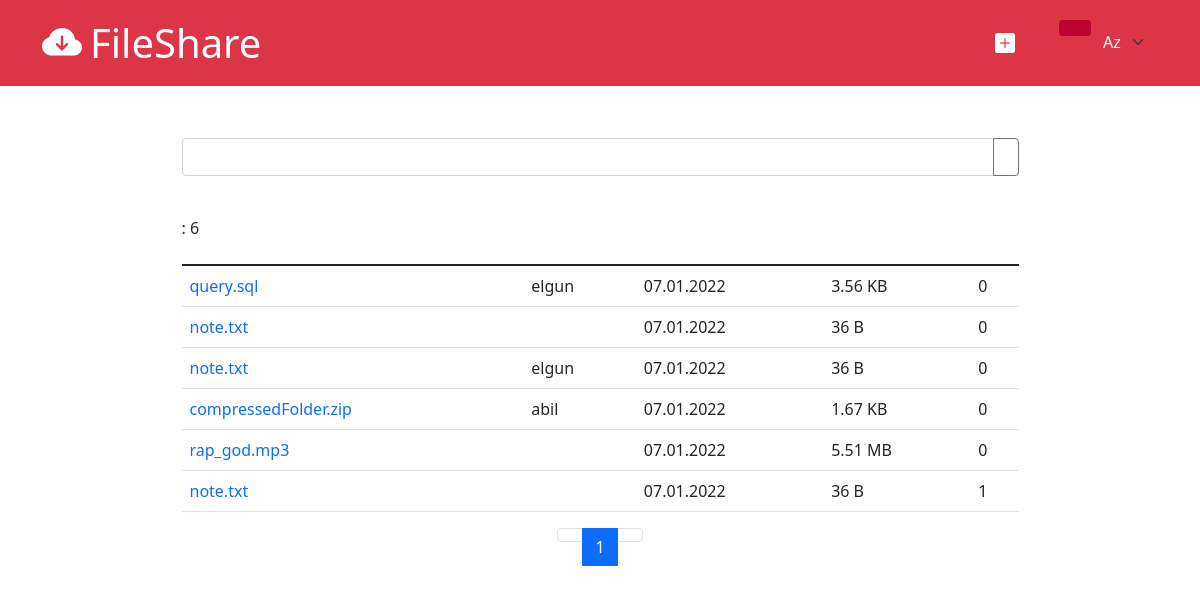
Page /files/all on the committed database.
### tables this page shows
CREATE TABLE `fileinfo` (
  `id` int(11) NOT NULL,
  `file_id` int(11) NOT NULL,
  `storage_id` int(11) DEFAULT NULL,
  `download_count` int(11) NOT NULL DEFAULT 0,
  `status` int(11) NOT NULL DEFAULT 0,
  `old_status` int(11) DEFAULT NULL,
  `password` varchar(255) DEFAULT NULL,
  `description` varchar(255) DEFAULT NULL
);

CREATE TABLE `file` (
  `id` int(11) NOT NULL,
  `name` varchar(255) NOT NULL,
  `path` varchar(255) NOT NULL,
  `size` varchar(255) NOT NULL,
  `created_at` datetime NOT NULL DEFAULT current_timestamp(),
  `type` varchar(255) NOT NULL
);

CREATE TABLE `user` (
  `id` int(11) NOT NULL,
  `name` varchar(255) NOT NULL,
  `username` varchar(255) NOT NULL,
  `email` varchar(255) NOT NULL,
  `password` varchar(255) NOT NULL,
  `birthdate` datetime DEFAULT NULL,
  `gender` int(11) DEFAULT NULL,
  `created_at` datetime NOT NULL DEFAULT current_timestamp(),
  `status` int(11) NOT NULL
);

### app/controllers/Files.php (called while the page is built, shortened)
<?php
    class Files extends Controller{
        protected FileInfo $fileInfoModel;
        public function __construct()
        {
            $this->fileInfoModel = $this->model('FileInfo');
        }
        public function all($pageNo = 1){
            $start = ($pageNo - 1) * 10;
            if($_SERVER['REQUEST_METHOD'] == 'POST'){
                $_POST = filter_input_array(INPUT_POST, FILTER_SANITIZE_STRING);
                $result = $this->fileInfoModel->getFileInfosByNameAndMode($_POST['search'], [$start, 10], FileHelper::FILE_ATTR_PUBLIC);
                $result['search'] = $_POST['search'];
            }else{
                $start = ($pageNo - 1) * 10;
                $result = $this->fileInfoModel->getFileInfosByMode([$start, $start + 10], FileHelper::FILE_ATTR_PUBLIC);
            }
            $idArr = ModelHelper::getAllUserFileId($result['files']);
            if(count($idArr) > 0){
                $detailedResult = $this->fileInfoModel->getAllFileInfoUserDetailById($idArr);
                $result['files'] = ModelHelper::mergeFileInfoArr($result['files'], $detailedResult);
            }
            $content = FileHelper::getPageContentByLang('files/all', Core::$lang);
            $result['page_no'] = $pageNo;
            $result['content'] = $content;
            $this->view('files/all', $result);
        }
    }

### app/libraries/Core.php (called while the page is built, shortened)
<?php
    class Core{
        protected $currentMethod = 'index';
        protected $params = [];
        public function __construct()
        {
            $url = $this->getUrl();
            $index = 0;
            if(isset($url[$index]) && file_exists('../app/controllers/' . $url[$index] . '.php')){
                unset($url[$index]);
                $index++;
            }
            $this->currentController = new $this->currentController;
            if(isset($url[$index])){
                if(method_exists($this->currentController, $url[$index])){
                    $this->currentMethod = $url[$index];
                    unset($url[$index]);
                }
                $this->params = $url ? array_values($url) : [];
            }
            call_user_func_array([ $this->currentController, $this->currentMethod ], $this->params);
        }
        public function getUrl(){
            if(isset($_GET['url'])){
                $url = rtrim($_GET['url'], '/');
                $url = filter_var($url, FILTER_SANITIZE_URL);
                $url = explode('/', $url);
                return $url;
            }
        }
    }

### public/index.php (called while the page is built, shortened)
<?php
    new Core();

### app/helpers/session_helper.php (called while the page is built, shortened)
<?php
    function isLoggedIn(){
        return isset($_SESSION['user_id']);
    }
    function isAdminLoggedIn()
    {
        return isset($_SESSION['admin_id']);
    }

### app/libraries/Database.php (called while the page is built, shortened)
<?php
    class Database{
        private $dbh;
        private $stmt;
        public function __construct($host, $user, $pass, $dbname){
            $dsn = 'mysql:host=' . $host . ';dbname=' . $dbname;
            $options = [
                PDO::ATTR_PERSISTENT => true,
                PDO::ATTR_ERRMODE => PDO::ERRMODE_EXCEPTION,
                PDO::ATTR_DEFAULT_FETCH_MODE => PDO::FETCH_OBJ,
            ];
            try{
                $this->dbh = new PDO($dsn, $user, $pass, $options);
            }catch(PDOException $e){
                $this->error = $e->getMessage();
                echo $this->error;
            }
        }
        public function query($sql){
            $this->stmt = $this->dbh->prepare($sql);
        }
        public function bind($param, $value, $type = null){
            if(is_null($type)){
                switch(true){
                    case is_int($value):
                        $type = PDO::PARAM_INT;
                        break;
                }
            }
            $this->stmt->bindValue($param, $value, $type);
        }
        public function execute(){
            return $this->stmt->execute();
        }
        public function resultSet(){
            $this->execute();
            return $this->stmt->fetchAll();
        }
        public function single(){
            $this->execute();
            return $this->stmt->fetch();
        }
        public function rowCount(){
            return $this->stmt->rowCount();
        }
    }

### app/models/FileInfo.php (called while the page is built, shortened)
<?php
    class FileInfo extends Model{
        public function getFileInfosByMode(array $range, int $mode){
            $this->db->query("SELECT COUNT(*) as file_count FROM `fileinfo` WHERE `fileinfo`.`status` = :status");
            $this->db->bind(':status', $mode);
            $this->db->execute();
            $totalFile = $this->db->single()->file_count;
            $sql = "SELECT *, `file`.`created_at` as `file_created_at`,
                            `file`.`name` as `file_name`,
                            `fileinfo`.`id` as `fileinfo_id`,
                            `file`.`id` as `file_id` FROM `fileinfo`
                            INNER JOIN `file` ON `fileinfo`.`file_id` = `file`.`id`
                            WHERE `fileinfo`.`status` = :status ORDER BY `file`.`created_at`
                            DESC LIMIT :start, :count";
            $this->db->query($sql);
            $this->db->bind(':status', $mode);
            $this->db->bind(':start', $range[0]);
            $this->db->bind(':count', $range[1]);
            $this->db->execute();
            $dataSet = $this->db->resultSet();
            $pageCount = 0;
            if($this->db->rowCount() != 0)
            {
                $pageCount = ceil($totalFile / $range[1]);
            }
            return [
                'files' => $dataSet,
                'total_count' => $totalFile,
                'page_count' => $pageCount
            ];
        }
        public function getAllFileInfoUserDetailById($fileInfoIdArr){
            $sql = "SELECT *, `file`.`created_at` AS `file_created_at`,
                                         `file`.`name` AS `file_name`,
                                          `fileinfo`.`id` AS `fileinfo_id`,
                                          `fileinfo`.`status` as `fileinfo_status`,
                                          `file`.`id` AS `file_id` FROM `fileinfo`
                                          INNER JOIN `file` ON `fileinfo`.`file_id` = `file`.`id`
                                          INNER JOIN `userstorage` ON `userstorage`.`id` = `fileinfo`.`storage_id`
                                        INNER JOIN `user` ON `userstorage`.`user_id` = `user`.`id` WHERE `fileinfo`.`id` IN (";
            $sql .= implode(",", $fileInfoIdArr) . ")";
            $this->db->query($sql);
            $this->db->execute();
            return $this->db->resultSet();
        }
    }

### app/libraries/Model.php (called while the page is built, shortened)
<?php
    class Model{
        public function __construct()
        {
            $this->db = new Database(DB_HOST, DB_USER, DB_PASS, DB_NAME);
        }
    }

### app/helpers/model_helper.php (called while the page is built, shortened)
<?php
    class ModelHelper{
        public static function getAllUserFileId($fileInfoArr){
            $idArr = [];
            foreach ($fileInfoArr as $fileInfo) {
                if(!is_null($fileInfo->storage_id)){
                    $idArr[] = $fileInfo->fileinfo_id;
                }
            }
            return $idArr;
        }
    }

### app/helpers/sizing_helper.php (called while the page is built)
<?php
    function formatBytes($bytes, $precision = 2) {
        $units = array('B', 'KB', 'MB', 'GB', 'TB');
        $bytes = max($bytes, 0);
        $pow = floor(($bytes ? log($bytes) : 0) / log(1024));
        $pow = min($pow, count($units) - 1);
        $bytes /= pow(1024, $pow);
        return round($bytes, $precision) . ' ' . $units[$pow];
    }

### app/views/files/all.php (the view, shortened to what this page needs)
<?php require_once APPROOT . '/views/partials/header.php'?>
    <div class="container">
        <div class="d-flex flex-column justify-content-center align-items-center w-75 mx-auto">
            <form method="POST" class="w-100">
                <div class="input-group mb-3">
                    <input type="text" class="form-control" name="search" placeholder="<?= $data['content']->search_input ?>" value="<?= isset($data['search']) ? $data['search'] : ''?>">
                    <button class="btn btn-outline-secondary" type="submit" id="button-addon2"><?= $data['content']->search_btn ?></button>
                </div>
            </form>
            <p id="result-count" class="mt-4"><?= $data['content']->search_result ?>: <?= $data['total_count'] ?></p>
            <table class="table table-hover mt-2">
                <thead>
                    <tr>
                        <th><?= $data['content']->table->col0 ?></th>
                        <th><?= $data['content']->table->col1 ?></th>
                        <th><?= $data['content']->table->col2 ?></th>
                        <th><?= $data['content']->table->col3 ?></th>
                        <th><?= $data['content']->table->col4 ?></th>
                    </tr>
                </thead>
                <tbody>
                    <?php foreach ($data['files'] as $file): ?>
                        <tr>
                            <td><a href="<?= URLROOT ?>/files/info/<?= $file->fileinfo_id ?>"><?= $file->file_name ?></a></td>
                            <td><?= property_exists($file, 'username') ? $file->username : $data['content']->guest ?></td>
                            <td><?= (new DateTime($file->file_created_at))->format('d.m.Y') ?></td>
                            <td><?= formatBytes($file->size) ?></td>
                            <td><?= $file->download_count ?> <?= $data['content']->time ?></td>
                        </tr>
                    <?php endforeach; ?>
                </tbody>
            </table>
            <nav >
                <ul class="pagination">
                    <li class="page-item <?= $data['page_no'] == 1 ? 'disabled' : '' ?>">
                      <a class="page-link" href="<?= $data['page_no'] == 1 ? '#' : URLROOT . '/files/all/' . $data['page_no'] - 1 ?>"><?= $data['content']->pagePrev ?></a>
                    </li>
                    <?php for($i = 1; $i <= $data['page_count']; $i++): ?>
                    <li class="page-item <?= $data['page_no'] == $i ? 'active' : '' ?>" aria-current="page">
                        <a class="page-link" href="<?= URLROOT . '/files/all/' . $i?>"><?= $i ?></a>
                    </li>
                    <?php endfor; ?>
                    <li class="page-item <?= $data['page_no'] == $data['page_count'] || $data['page_count'] == 0 ? 'disabled' : '' ?>">
                        <a class="page-link" href="<?= $data['page_no'] == $data['page_count'] ? '#' : URLROOT . '/files/all/' . $data['page_no'] + 1 ?>"><?= $data['content']->pageNext ?></a>
                    </li>
                </ul>
            </nav>
        </div>
    </div>
<?php require_once APPROOT . '/views/partials/footer.php'?>

### app/libraries/Controller.php (shortened to what this page needs)
<?php
     class Controller{
        public function model($model){
            return new $model();
        }
        public function view($view, $data = []){
            $fileName = '../app/views/' . $view . '.php';
            if(file_exists($fileName)){
                require_once $fileName;
            }else{
                die('View does not exist');
            }
        }
     }

### app/views/partials/header.php (shortened to what this page needs)
<!DOCTYPE html>
<html lang="en">
<head>
    <link href="https://cdn.jsdelivr.net/npm/bootstrap@5.1.3/dist/css/bootstrap.min.css" rel="stylesheet">
    <link rel="stylesheet" href="https://cdn.jsdelivr.net/npm/bootstrap-icons@1.7.2/font/bootstrap-icons.css">
    <link rel="stylesheet" href="<?= URLROOT ?>/css/style.css">
</head>
<body>
    <?php
        if(isAdminLoggedIn()){
            require_once APPROOT . '/views/admins/partials/navbar.php';
        }else{
            require_once APPROOT . '/views/partials/navbar.php';
        }
    ?>

### app/views/partials/navbar.php (shortened to what this page needs)
<?php
    $content = FileHelper::getPageContentByLang('navbar', Core::$lang);
?>
<nav class="navbar navbar-expand-lg navbar-dark bg-danger fixed-top">
    <div class="container">
        <a href="<?= URLROOT ?>" class="navbar-brand fs-1">
            <i class="bi bi-cloud-arrow-down-fill me-2"></i><?= SITENAME ?>
        </a>
        <div class="collapse navbar-collapse text-center" id="navmenu">
            <ul class="navbar-nav ms-auto fs-5">
                <li class="nav-item">
                    <a href="<?= URLROOT ?>/files/upload" class="nav-link text-white">
                        <i class="bi bi-plus-square-fill m-1"></i><?= $content->menu1 ?>
                    </a>
                </li>
                <li class="nav-item">
                    <a href="<?= URLROOT ?>/files/all" class="nav-link text-white">
                    </a>
                </li>
                <?php if(isLoggedIn()): ?>
                <li class="nav-item">
                    <a href="<?= URLROOT ?>/users/storage/<?= $_SESSION['user_storage_id']?>" class="nav-link text-white">
                        <?= $_SESSION['user_name'] ?>
                    </a>
                </li>
                <li class="nav-item">
                    <a href="<?= URLROOT ?>/users/logout" class="nav-link text-white">
                    <?= $content->menu3 ?>
                    </a>
                </li>
                <?php else: ?>
                <li class="nav-item">
                    <a href="<?= URLROOT ?>/users/login" class="nav-link text-white">
                    </a>
                </li>
                <li class="nav-item">
                    <div class="bg-light-red rounded px-2">
                        <a href="<?= URLROOT ?>/users/register" class="nav-link text-white">
                        </a>
                    </div>
                </li>
                <?php endif; ?>
                <li class="nav-item">
                    <select id="langs" class="form-select bg-danger select-lang text-white mt-1 cursor-pointer">
                        <?php foreach(Core::$langs as $value ): ?>
                            <option <?= Core::$lang == $value ? 'selected' : '' ?>><?= ucfirst($value) ?></option>
                        <?php endforeach; ?>
                    </select>
                </li>
            </ul>
        </div>
    </div>
</nav>

### app/views/partials/footer.php (shortened to what this page needs)
</body>
</html>

### public/css/style.css (style rules this page uses)
a { text-decoration: none; }
.bg-light-red { background-color: #bd032f; }
.select-lang { border: 0; }
body, p { margin: 0; }
#result-count { align-self: start; }
body::before { display: block; height: 90px; content: ""; }
.cursor-pointer { cursor: pointer; }

### rows in the picture
fileinfo: file.name "query.sql", user.username "elgun", file.created_at "07.01.2022", file.size "3.56 KB", download_count "0"
fileinfo: file.name "note.txt", file.created_at "07.01.2022", file.size "36 B", download_count "0"
fileinfo: file.name "note.txt", user.username "elgun", file.created_at "07.01.2022", file.size "36 B", download_count "0"
fileinfo: file.name "compressedFolder.zip", user.username "abil", file.created_at "07.01.2022", file.size "1.67 KB", download_count "0"
fileinfo: file.name "rap_god.mp3", file.created_at "07.01.2022", file.size "5.51 MB", download_count "0"
fileinfo: file.name "note.txt", file.created_at "07.01.2022", file.size "36 B", download_count "1"

### other values in the picture
SITENAME "FileShare"
$data['total_count'] "6"
form field value "Az"
